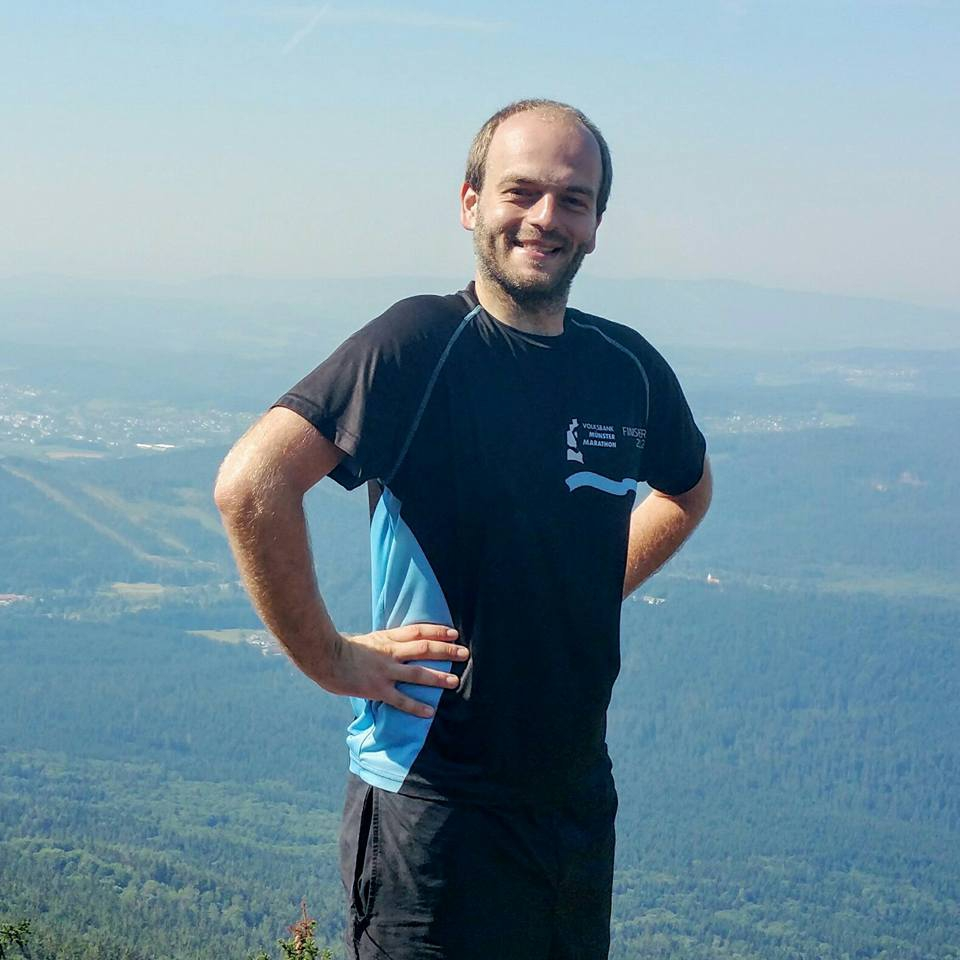
%> input picture legacy/flexBox/examples/data/hendrik.jpg, 960 x 960 px
$ octave exampleInterpolationTV.m   (GNU Octave 9; MATLAB toolbox functions it lacks are replaced by stand-ins)
%> lines starting %> are read from the running program, lines starting %| are printed output that depends on the picture
clear all;close all;clc;

%% read data
addpath(genpath('..'));
f1 = imread('data/hendrik.jpg');
%> f1 is the input picture: size 960x960x3 uint8; mean R, G, B 117.5, 144.7, 157.9

if (size(f1,3) > 1)
    f1 = rgb2gray(f1);
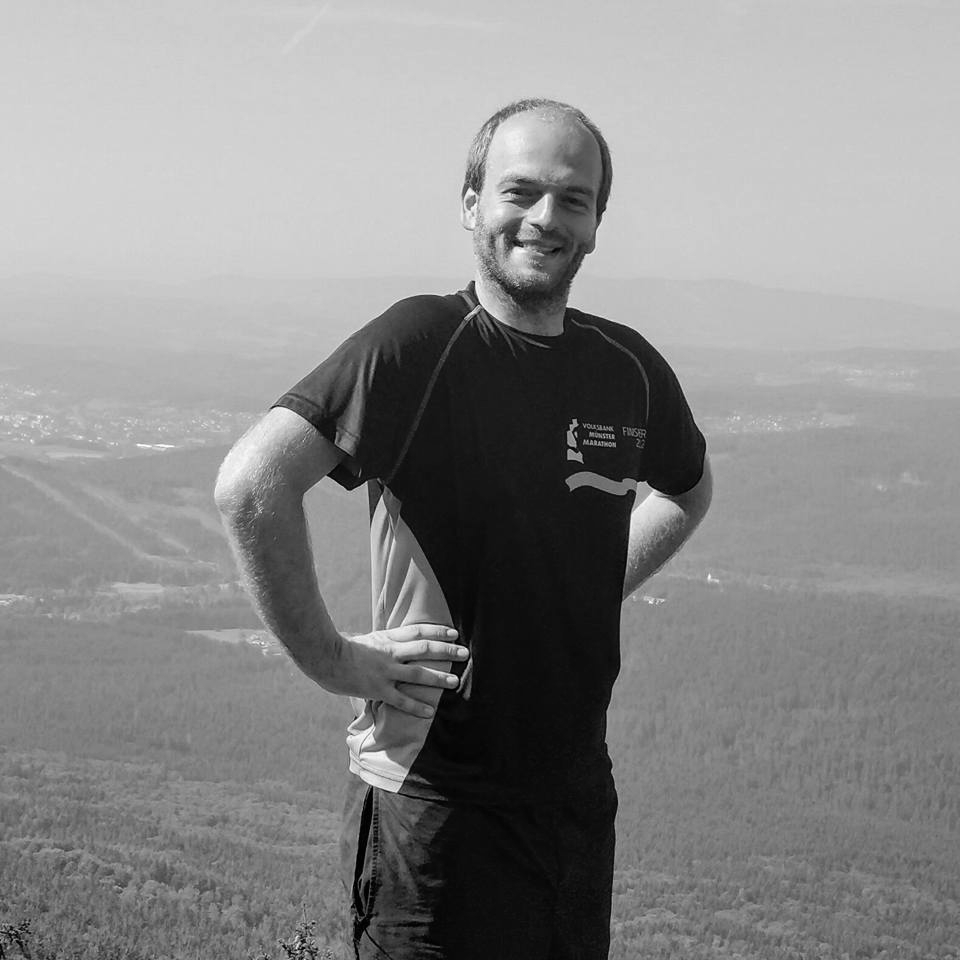
%> f1: size 960x960 uint8; min 0, max 254, mean 138
end

f1 = im2double(f1);
%> f1: size 960x960 double

f1 = imresize(f1,0.1); %shrink hendrik
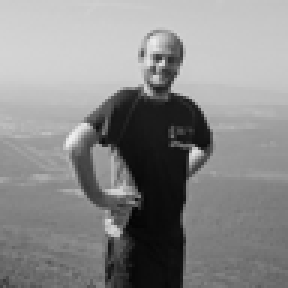
%> f1: size 96x96 double (shown 3 times larger); min 0.0186, max 0.939, mean 0.541

figure(1);imagesc(f1);axis image;colormap(gray);title('Image 1')
%%

%parameters
upsamplingFactor = 4;

main = flexBox;
main.params.tryCPP = 0; %change, if C++ module is compiled

%add primal var u
numberU = main.addPrimalVar(size(f1)*upsamplingFactor);
%> numberU = 1

%init downsampling operator K
%> (the run ends here)
